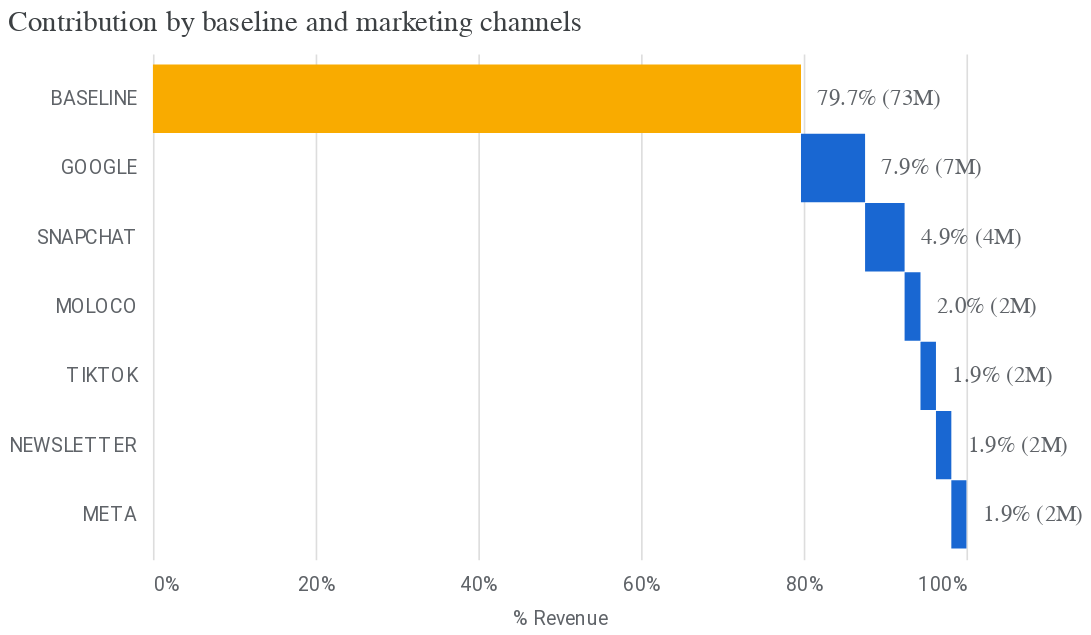

Notebook source saved alongside this figure:
### Code cell
media_summary.plot_contribution_waterfall_chart()

### Figure 1 — Vega-Lite specification as saved in the notebook (floating-point values rounded to 4 significant figures)
{"config": {"view": {"continuousWidth": 300, "continuousHeight": 300, "strokeOpacity": 0}, "axis": {"labelColor": "#5F6368", "labelFont": "Roboto", "labelFontSize": 12, "titleColor": "#5F6368", "titleFont": "Roboto", "titleFontSize": 12, "titleFontWeight": "normal", "titlePadding": 10}}, "layer": [{"mark": {"type": "bar", "size": 42}, "encoding": {"color": {"condition": {"test": "(datum.channel === 'BASELINE')", "value": "#F9AB00"}, "value": "#1967D2"}, "x": {"axis": {"domain": false, "format": "%", "labelPadding": 10, "tickCount": 5, "ticks": false}, "field": "prev_sum", "title": "% Revenue", "type": "quantitative"}, "x2": {"field": "sum_outcome"}, "y": {"axis": {"domain": false, "labelLimit": 0, "labelPadding": 10, "ticks": false}, "field": "channel", "scale": {"paddingOuter": 0.2}, "sort": null, "title": null, "type": "nominal"}}, "transform": [{"window": [{"op": "sum", "field": "pct_of_contribution", "as": "sum_outcome"}, {"op": "lead", "field": "channel", "as": "kwargs"}]}, {"calculate": "datum.sum_outcome - datum.pct_of_contribution", "as": "prev_sum"}, {"calculate": "datum.incremental_outcome < 0 ? datum.prev_sum : datum.sum_outcome", "as": "text_x"}]}, {"mark": {"type": "text", "align": "left", "color": "#5F6368", "dx": 10, "fontSize": 14}, "encoding": {"text": {"field": "outcome_text", "type": "nominal"}, "x": {"field": "text_x", "type": "quantitative"}, "y": {"axis": {"domain": false, "labelLimit": 0, "labelPadding": 10, "ticks": false}, "field": "channel", "scale": {"paddingOuter": 0.2}, "sort": null, "title": null, "type": "nominal"}}, "transform": [{"window": [{"op": "sum", "field": "pct_of_contribution", "as": "sum_outcome"}, {"op": "lead", "field": "channel", "as": "kwargs"}]}, {"calculate": "datum.sum_outcome - datum.pct_of_contribution", "as": "prev_sum"}, {"calculate": "datum.incremental_outcome < 0 ? datum.prev_sum : datum.sum_outcome", "as": "text_x"}]}], "data": {"name": "data-a71fe15621549541810e71bf26bb07e9"}, "height": 310.8, "title": {"text": "Contribution by baseline and marketing channels", "anchor": "start", "color": "#3C4043", "font": "Google Sans Display", "fontSize": 18, "fontWeight": "normal", "offset": 10}, "width": 500, "$schema": "https://vega.github.io/schema/vega-lite/v5.20.1.json", "datasets": {"data-a71fe15621549541810e71bf26bb07e9": [{"channel": "BASELINE", "incremental_outcome": 72940000.0, "pct_of_contribution": 0.7966, "outcome_text": "79.7% (73M)"}, {"channel": "GOOGLE", "incremental_outcome": 7213000.0, "pct_of_contribution": 0.07878, "outcome_text": "7.9% (7M)"}, {"channel": "SNAPCHAT", "incremental_outcome": 4448000.0, "pct_of_contribution": 0.04858, "outcome_text": "4.9% (4M)"}, {"channel": "MOLOCO", "incremental_outcome": 1788000.0, "pct_of_contribution": 0.01953, "outcome_text": "2.0% (2M)"}, {"channel": "TIKTOK", "incremental_outcome": 1742000.0, "pct_of_contribution": 0.01902, "outcome_text": "1.9% (2M)"}, {"channel": "NEWSLETTER", "incremental_outcome": 1730000.0, "pct_of_contribution": 0.01889, "outcome_text": "1.9% (2M)"}, {"channel": "META", "incremental_outcome": 1701000.0, "pct_of_contribution": 0.01857, "outcome_text": "1.9% (2M)"}]}}
